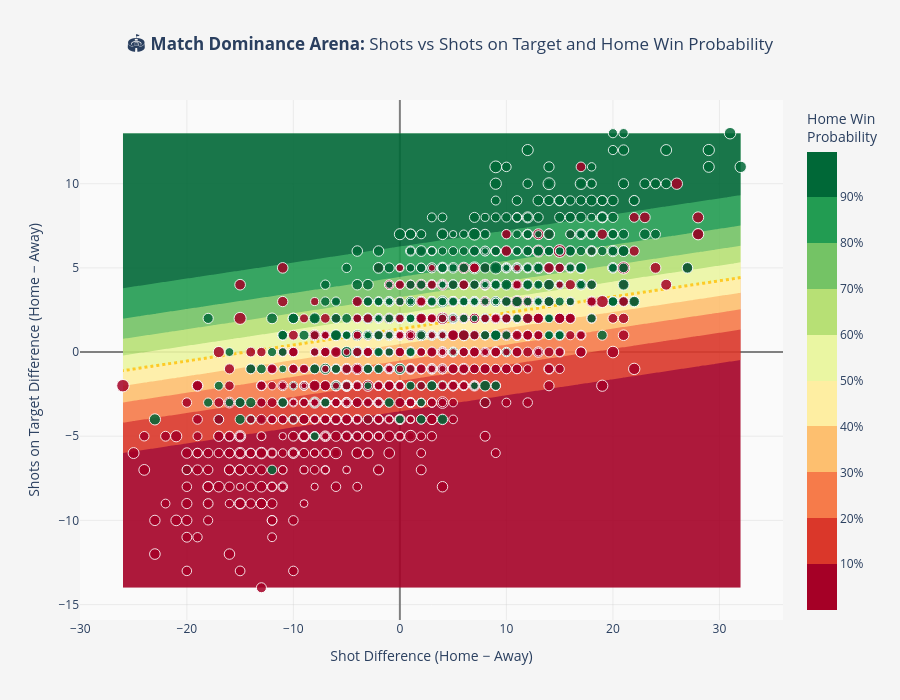

This figure's notebook cell:
### Code cell
#shot dominance graph
from sklearn.linear_model import LogisticRegression
from sklearn.preprocessing import StandardScaler

merged_premier['ShotDiff'] = merged_premier['HS'] - merged_premier['AS']
merged_premier['ShotOnTargetDiff'] = merged_premier['HST'] - merged_premier['AST']
merged_premier['TotalShots'] = merged_premier['HS'] + merged_premier['AS']
merged_premier['HomeWin'] = merged_premier['FTR'].apply(lambda x: 1 if x == 'H' else 0)

X = merged_premier[['ShotDiff', 'ShotOnTargetDiff']]
y = merged_premier['HomeWin']

scaler = StandardScaler()
X_scaled = scaler.fit_transform(X)
model = LogisticRegression()
model.fit(X_scaled, y)

x_range = np.linspace(X['ShotDiff'].min(), X['ShotDiff'].max(), 200)
y_range = np.linspace(X['ShotOnTargetDiff'].min(), X['ShotOnTargetDiff'].max(), 200)
xx, yy = np.meshgrid(x_range, y_range)
grid = np.c_[xx.ravel(), yy.ravel()]
probs = model.predict_proba(scaler.transform(grid))[:, 1].reshape(xx.shape)

contour = go.Contour(
    x=x_range,
    y=y_range,
    z=probs,
    colorscale='RdYlGn',
    opacity=0.9,
    contours=dict(showlines=False),
    colorbar=dict(title='Home Win<br>Probability', tickformat='.0%'),
)

bubbles = go.Scatter(
    x=merged_premier['ShotDiff'],
    y=merged_premier['ShotOnTargetDiff'],
    mode='markers',
    marker=dict(
        size=np.sqrt(merged_premier['TotalShots']) * 1.8,  # bigger bubble for more shots
        color=merged_premier['HomeWin'],
        colorscale='RdYlGn',
        line=dict(width=1, color='white'),
        opacity=0.85,
        cmin=0,
        cmax=1,
        showscale=False
    ),
    text=[
        f"<b>{ht} vs {at}</b><br>"
        f"Shots: {hs}-{as_}<br>"
        f"On Target: {hst}-{ast}<br>"
        f"Full-time score: {fts}<br>"
        f"Result: {res}"
        for ht, at, hs, as_, hst, ast, fts, res in zip(
            merged_premier['HomeTeam'],
            merged_premier['AwayTeam'],
            merged_premier['HS'],
            merged_premier['AS'],
            merged_premier['HST'],
            merged_premier['AST'],
            merged_premier['FullTimeScore'],
            merged_premier['FTR']
        )
    ],
    hoverinfo='text'
)

boundary = go.Contour(
    x=x_range,
    y=y_range,
    z=probs,
    contours=dict(
        start=0.5, end=0.5, size=0.01, coloring='lines', showlabels=False
    ),
    showscale=False,
    line=dict(color='black', width=3, dash='dot'),
    hoverinfo='skip'
)

layout = go.Layout(
    title=dict(
        text="🏟️ <b>Match Dominance Arena:</b> Shots vs Shots on Target and Home Win Probability",
        x=0.5,
        xanchor='center'
    ),
    xaxis=dict(
        title='Shot Difference (Home − Away)',
        zeroline=True, zerolinecolor='gray', gridcolor='rgba(200,200,200,0.3)'
    ),
    yaxis=dict(
        title='Shots on Target Difference (Home − Away)',
        zeroline=True, zerolinecolor='gray', gridcolor='rgba(200,200,200,0.3)'
    ),
    paper_bgcolor='rgb(245,245,245)',
    plot_bgcolor='rgb(250,250,250)',
    hovermode='closest',
    height=700,
    template='plotly_white',
    legend=dict(orientation='h', yanchor='bottom', y=1.02, xanchor='right', x=1)
)

fig_prem_shots = go.Figure(data=[contour, boundary, bubbles], layout=layout)
fig_prem_shots.show()

with open("match_dominance_fig_prem.pkl", "wb") as f:
    pickle.dump(fig_prem_shots, f)

### Figure 1 — Plotly figure (JSON) as saved in the notebook; plotly's stock layout.template omitted (floating-point values rounded to 4 significant figures; data arrays with more than 128 entries replaced by an {"elided": "..."} marker saying what was removed)
{"data": [{"colorbar": {"tickformat": ".0%", "title": {"text": "Home Win<br>Probability"}}, "colorscale": [[0, "rgb(165,0,38)"], [0.1, "rgb(215,48,39)"], [0.2, "rgb(244,109,67)"], [0.3, "rgb(253,174,97)"], [0.4, "rgb(254,224,139)"], [0.5, "rgb(255,255,191)"], [0.6, "rgb(217,239,139)"], [0.7, "rgb(166,217,106)"], [0.8, "rgb(102,189,99)"], [0.9, "rgb(26,152,80)"], [1, "rgb(0,104,55)"]], "contours": {"showlines": false}, "opacity": 0.9, "type": "contour", "x": {"elided": "200 float values"}, "y": {"elided": "200 float values"}, "z": {"elided": "200x200 float values"}}, {"contours": {"coloring": "lines", "end": 0.5, "showlabels": false, "size": 0.01, "start": 0.5}, "hoverinfo": "skip", "line": {"color": "black", "dash": "dot", "width": 3}, "showscale": false, "type": "contour", "x": {"elided": "200 float values"}, "y": {"elided": "200 float values"}, "z": {"elided": "200x200 float values"}}, {"hoverinfo": "text", "marker": {"cmax": 1, "cmin": 0, "color": {"elided": "1900 int values"}, "colorscale": [[0, "rgb(165,0,38)"], [0.1, "rgb(215,48,39)"], [0.2, "rgb(244,109,67)"], [0.3, "rgb(253,174,97)"], [0.4, "rgb(254,224,139)"], [0.5, "rgb(255,255,191)"], [0.6, "rgb(217,239,139)"], [0.7, "rgb(166,217,106)"], [0.8, "rgb(102,189,99)"], [0.9, "rgb(26,152,80)"], [1, "rgb(0,104,55)"]], "line": {"color": "white", "width": 1}, "opacity": 0.85, "showscale": false, "size": {"elided": "1900 float values"}}, "mode": "markers", "text": {"elided": "1900 str values"}, "type": "scatter", "x": {"elided": "1900 int values"}, "y": {"elided": "1900 int values"}}], "layout": {"height": 700, "hovermode": "closest", "legend": {"orientation": "h", "x": 1, "xanchor": "right", "y": 1.02, "yanchor": "bottom"}, "paper_bgcolor": "rgb(245,245,245)", "plot_bgcolor": "rgb(250,250,250)", "title": {"text": "🏟️ <b>Match Dominance Arena:</b> Shots vs Shots on Target and Home Win Probability", "x": 0.5, "xanchor": "center"}, "xaxis": {"gridcolor": "rgba(200,200,200,0.3)", "title": {"text": "Shot Difference (Home − Away)"}, "zeroline": true, "zerolinecolor": "gray"}, "yaxis": {"gridcolor": "rgba(200,200,200,0.3)", "title": {"text": "Shots on Target Difference (Home − Away)"}, "zeroline": true, "zerolinecolor": "gray"}}}
